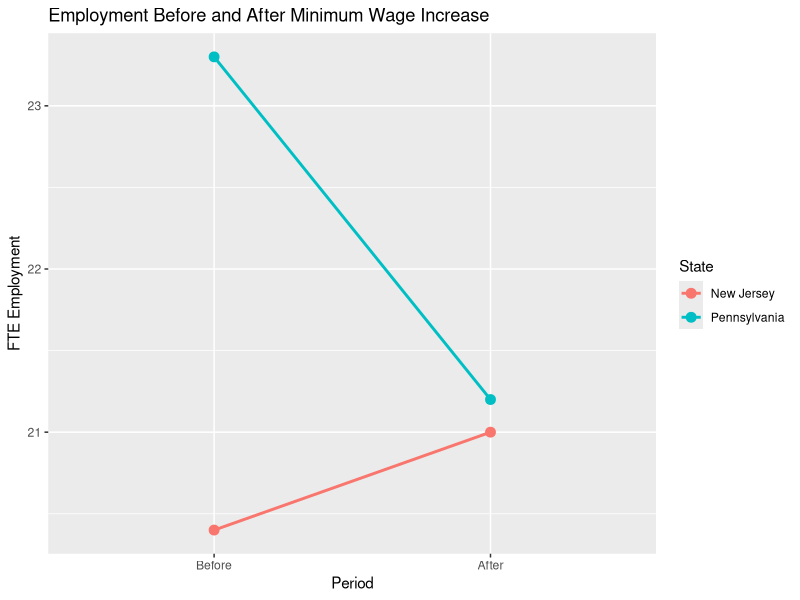

This figure's R source:
## ---- chunk 1
library(ggplot2)

df <- data.frame(
  State = rep(c("New Jersey", "Pennsylvania"), each = 2),
  Period = rep(c("Before", "After"), times = 2),
  Employment = c(20.4, 21.0, 23.3, 21.2)
)

ggplot(df, aes(x = Period, y = Employment, group = State, color = State)) +
  geom_line(linewidth = 1) +
  geom_point(size = 3) +
  scale_x_discrete(limits = c("Before", "After")) +
  labs(
    title = "Employment Before and After Minimum Wage Increase",
    y = "FTE Employment"
  )
